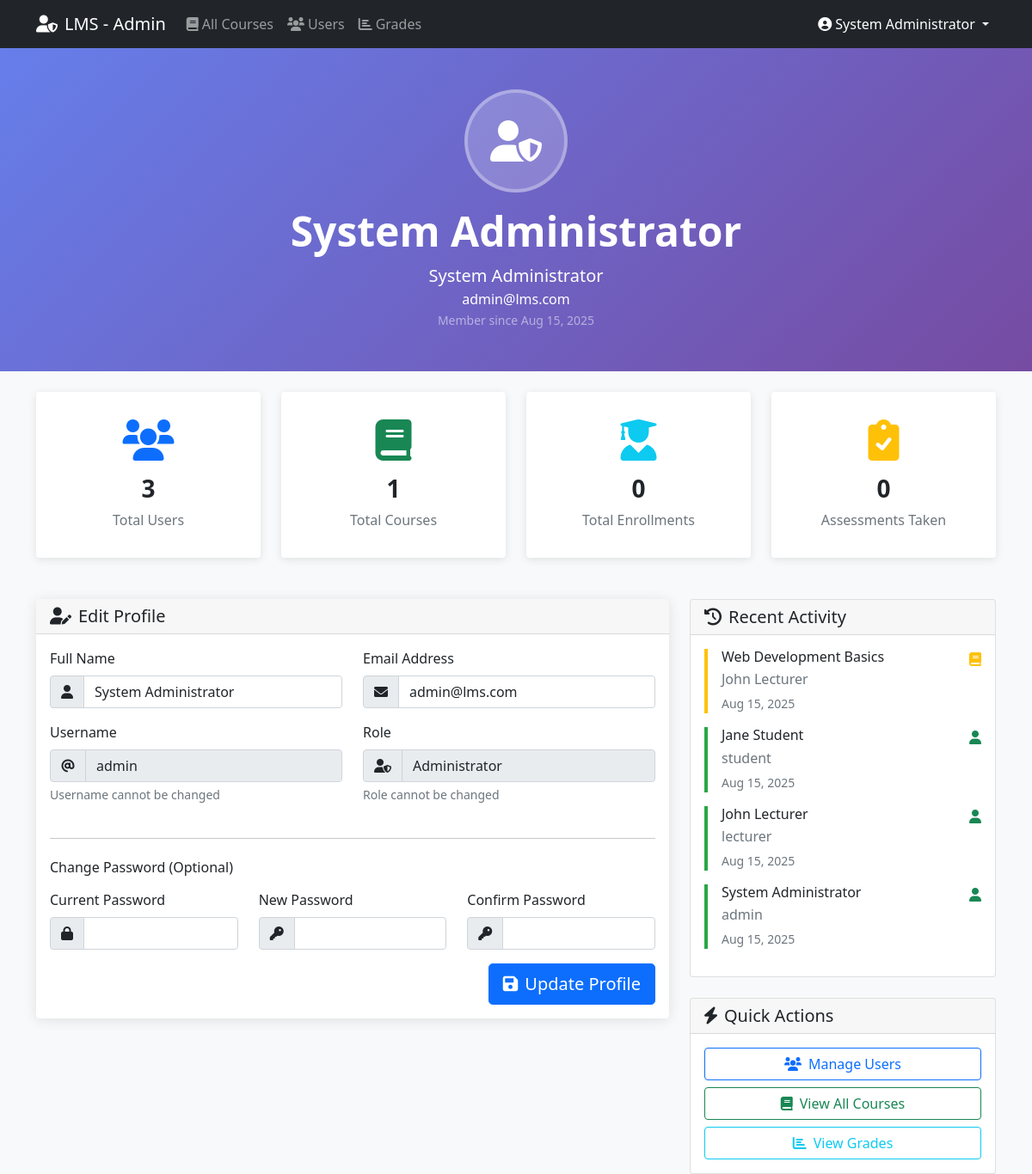
Screenshot of /admin/profile.php (signed in) with the database file from the repository.
### tables this page shows
CREATE TABLE users (
    id INT AUTO_INCREMENT PRIMARY KEY,
    username VARCHAR(50) UNIQUE NOT NULL,
    email VARCHAR(100) UNIQUE NOT NULL,
    password VARCHAR(255) NOT NULL,
    full_name VARCHAR(100) NOT NULL,
    role ENUM('student', 'lecturer', 'admin') NOT NULL,
    avatar VARCHAR(255) DEFAULT 'default-avatar.png',
    created_at TIMESTAMP DEFAULT CURRENT_TIMESTAMP,
    updated_at TIMESTAMP DEFAULT CURRENT_TIMESTAMP ON UPDATE CURRENT_TIMESTAMP
);

### config/config.php (called while the page is built, shortened)
<?php
try {
    $pdo = new PDO("mysql:host=" . DB_HOST . ";dbname=" . DB_NAME, DB_USERNAME, DB_PASSWORD);
    $pdo->setAttribute(PDO::ATTR_ERRMODE, PDO::ERRMODE_EXCEPTION);
    $pdo->setAttribute(PDO::ATTR_DEFAULT_FETCH_MODE, PDO::FETCH_ASSOC);
} catch(PDOException $e) {
    die("Connection failed: " . $e->getMessage());
}
function isLoggedIn() {
    return isset($_SESSION['user_id']);
}
function getCurrentUser() {
    global $pdo;
    $stmt = $pdo->prepare("SELECT * FROM users WHERE id = ?");
    $stmt->execute([$_SESSION['user_id']]);
    return $stmt->fetch();
}
function formatDate($date) {
    return date('M d, Y', strtotime($date));
}
?>

### admin/profile.php (the view, shortened to what this page needs)
<?php
require_once '../config/config.php';
$user = getCurrentUser();
$stats = [];
$stmt = $pdo->query("SELECT COUNT(*) as total FROM users");
$stats['total_users'] = $stmt->fetch()['total'];
$stmt = $pdo->query("SELECT COUNT(*) as total FROM courses");
$stats['total_courses'] = $stmt->fetch()['total'];
$stmt = $pdo->query("SELECT COUNT(*) as total FROM enrollments");
$stats['total_enrollments'] = $stmt->fetch()['total'];
$stmt = $pdo->query("SELECT COUNT(*) as total FROM test_results");
$stats['total_assessments'] = $stmt->fetch()['total'];
$stmt = $pdo->prepare("
    SELECT 'user' as type, full_name as title, role as subtitle, created_at as date
    FROM users
    WHERE created_at >= DATE_SUB(NOW(), INTERVAL 30 DAY)
    UNION ALL
    SELECT 'course' as type, c.title, u.full_name as subtitle, c.created_at as date
    FROM courses c
    JOIN users u ON c.lecturer_id = u.id
    WHERE c.created_at >= DATE_SUB(NOW(), INTERVAL 30 DAY)
    UNION ALL
    SELECT 'enrollment' as type, c.title, u.full_name as subtitle, e.enrollment_date as date
    FROM enrollments e
    JOIN courses c ON e.course_id = c.id
    JOIN users u ON e.student_id = u.id
    WHERE e.enrollment_date >= DATE_SUB(NOW(), INTERVAL 30 DAY)
    ORDER BY date DESC
    LIMIT 10
");
$stmt->execute();
$recent_activity = $stmt->fetchAll();
?>
<!DOCTYPE html>
<html lang="en">
<head>
    <link href="https://cdn.jsdelivr.net/npm/bootstrap@5.1.3/dist/css/bootstrap.min.css" rel="stylesheet">
    <link href="https://cdnjs.cloudflare.com/ajax/libs/font-awesome/6.0.0/css/all.min.css" rel="stylesheet">
</head>
<body class="bg-light">
    <nav class="navbar navbar-expand-lg navbar-dark bg-dark">
        <div class="container">
            <a class="navbar-brand" href="dashboard.php">
                <i class="fas fa-user-shield me-2"></i>LMS - Admin
            </a>
            <div class="collapse navbar-collapse" id="navbarNav">
                <ul class="navbar-nav me-auto">
                    <li class="nav-item">
                        <a class="nav-link" href="dashboard.php">
                            <i class="fas fa-book me-1"></i>All Courses
                        </a>
                    </li>
                    <li class="nav-item">
                        <a class="nav-link" href="users.php">
                            <i class="fas fa-users me-1"></i>Users
                        </a>
                    </li>
                    <li class="nav-item">
                        <a class="nav-link" href="grades.php">
                            <i class="fas fa-chart-bar me-1"></i>Grades
                        </a>
                    </li>
                </ul>
                <ul class="navbar-nav">
                    <li class="nav-item dropdown">
                        <a class="nav-link dropdown-toggle active" href="#" id="navbarDropdown" role="button" data-bs-toggle="dropdown">
                            <i class="fas fa-user-circle me-1"></i><?php echo htmlspecialchars($user['full_name']); ?>
                        </a>
                    </li>
                </ul>
            </div>
        </div>
    </nav>
    <section class="profile-header">
        <div class="container text-center">
            <div class="profile-avatar">
                <i class="fas fa-user-shield"></i>
            </div>
            <h1 class="display-5 fw-bold mt-3 mb-2"><?php echo htmlspecialchars($user['full_name']); ?></h1>
            <p class="lead mb-0">System Administrator</p>
            <p class="mb-0"><?php echo htmlspecialchars($user['email']); ?></p>
            <small class="text-white-50">Member since <?php echo formatDate($user['created_at']); ?></small>
        </div>
    </section>
    <div class="container mt-4">
        <div class="row g-4 mb-5">
            <div class="col-md-3">
                <div class="card stat-card text-center p-3">
                    <div class="card-body">
                        <i class="fas fa-users fa-3x text-primary mb-3"></i>
                        <h3 class="fw-bold"><?php echo $stats['total_users']; ?></h3>
                        <p class="text-muted mb-0">Total Users</p>
                    </div>
                </div>
            </div>
            <div class="col-md-3">
                <div class="card stat-card text-center p-3">
                    <div class="card-body">
                        <i class="fas fa-book fa-3x text-success mb-3"></i>
                        <h3 class="fw-bold"><?php echo $stats['total_courses']; ?></h3>
                        <p class="text-muted mb-0">Total Courses</p>
                    </div>
                </div>
            </div>
            <div class="col-md-3">
                <div class="card stat-card text-center p-3">
                    <div class="card-body">
                        <i class="fas fa-user-graduate fa-3x text-info mb-3"></i>
                        <h3 class="fw-bold"><?php echo $stats['total_enrollments']; ?></h3>
                        <p class="text-muted mb-0">Total Enrollments</p>
                    </div>
                </div>
            </div>
            <div class="col-md-3">
                <div class="card stat-card text-center p-3">
                    <div class="card-body">
                        <i class="fas fa-clipboard-check fa-3x text-warning mb-3"></i>
                        <h3 class="fw-bold"><?php echo $stats['total_assessments']; ?></h3>
                        <p class="text-muted mb-0">Assessments Taken</p>
                    </div>
                </div>
            </div>
        </div>
        <div class="row">
            <div class="col-lg-8">
                <div class="card form-card">
                    <div class="card-header">
                        <h5 class="mb-0"><i class="fas fa-user-edit me-2"></i>Edit Profile</h5>
                    </div>
                    <div class="card-body">
                        <form method="POST">
                            <div class="row">
                                <div class="col-md-6 mb-3">
                                    <label for="full_name" class="form-label">Full Name</label>
                                    <div class="input-group">
                                        <span class="input-group-text"><i class="fas fa-user"></i></span>
                                        <input type="text" class="form-control" id="full_name" name="full_name"
                                               value="<?php echo htmlspecialchars($user['full_name']); ?>" required>
                                    </div>
                                </div>
                                <div class="col-md-6 mb-3">
                                    <label for="email" class="form-label">Email Address</label>
                                    <div class="input-group">
                                        <span class="input-group-text"><i class="fas fa-envelope"></i></span>
                                        <input type="email" class="form-control" id="email" name="email"
                                               value="<?php echo htmlspecialchars($user['email']); ?>" required>
                                    </div>
                                </div>
                            </div>
                            <div class="row">
                                <div class="col-md-6 mb-3">
                                    <label for="username" class="form-label">Username</label>
                                    <div class="input-group">
                                        <span class="input-group-text"><i class="fas fa-at"></i></span>
                                        <input type="text" class="form-control" value="<?php echo htmlspecialchars($user['username']); ?>" disabled>
                                    </div>
                                    <div class="form-text">Username cannot be changed</div>
                                </div>
                                <div class="col-md-6 mb-3">
                                    <label for="role" class="form-label">Role</label>
                                    <div class="input-group">
                                        <span class="input-group-text"><i class="fas fa-user-shield"></i></span>
                                        <input type="text" class="form-control" value="Administrator" disabled>
                                    </div>
                                    <div class="form-text">Role cannot be changed</div>
                                </div>
                            </div>
                            <hr class="my-4">
                            <h6 class="mb-3">Change Password (Optional)</h6>
                            <div class="row">
                                <div class="col-md-4 mb-3">
                                    <label for="current_password" class="form-label">Current Password</label>
                                    <div class="input-group">
                                        <span class="input-group-text"><i class="fas fa-lock"></i></span>
                                        <input type="password" class="form-control" id="current_password" name="current_password">
                                    </div>
                                </div>
                                <div class="col-md-4 mb-3">
                                    <label for="new_password" class="form-label">New Password</label>
                                    <div class="input-group">
                                        <span class="input-group-text"><i class="fas fa-key"></i></span>
                                        <input type="password" class="form-control" id="new_password" name="new_password">
                                    </div>
                                </div>
                                <div class="col-md-4 mb-3">
                                    <label for="confirm_password" class="form-label">Confirm Password</label>
                                    <div class="input-group">
                                        <span class="input-group-text"><i class="fas fa-key"></i></span>
                                        <input type="password" class="form-control" id="confirm_password" name="confirm_password">
                                    </div>
                                </div>
                            </div>
                            <div class="text-end">
                                <button type="submit" class="btn btn-primary btn-lg">
                                    <i class="fas fa-save me-2"></i>Update Profile
                                </button>
                            </div>
                        </form>
                    </div>
                </div>
            </div>
            <div class="col-lg-4">
                <div class="card">
                    <div class="card-header">
                        <h5 class="mb-0"><i class="fas fa-history me-2"></i>Recent Activity</h5>
                    </div>
                    <div class="card-body">
                        <?php if (empty($recent_activity)): ?>
                            <p class="text-muted text-center py-3">No recent activity</p>
                        <?php else: ?>
                            <?php foreach ($recent_activity as $activity): ?>
                                <div class="activity-item activity-<?php echo $activity['type']; ?>">
                                    <div class="d-flex justify-content-between align-items-start">
                                        <div>
                                            <h6 class="mb-1"><?php echo htmlspecialchars($activity['title']); ?></h6>
                                            <p class="text-muted mb-1"><?php echo htmlspecialchars($activity['subtitle']); ?></p>
                                            <small class="text-muted"><?php echo formatDate($activity['date']); ?></small>
                                        </div>
                                        <div>
                                            <?php if ($activity['type'] === 'user'): ?>
                                                <i class="fas fa-user text-success"></i>
                                            <?php elseif ($activity['type'] === 'course'): ?>
                                                <i class="fas fa-book text-warning"></i>
                                            <?php else: ?>
                                                <i class="fas fa-user-plus text-danger"></i>
                                            <?php endif; ?>
                                        </div>
                                    </div>
                                </div>
                            <?php endforeach; ?>
                        <?php endif; ?>
                    </div>
                </div>
                <div class="card mt-4">
                    <div class="card-header">
                        <h5 class="mb-0"><i class="fas fa-bolt me-2"></i>Quick Actions</h5>
                    </div>
                    <div class="card-body">
                        <div class="d-grid gap-2">
                            <a href="users.php" class="btn btn-outline-primary">
                                <i class="fas fa-users me-2"></i>Manage Users
                            </a>
                            <a href="dashboard.php" class="btn btn-outline-success">
                                <i class="fas fa-book me-2"></i>View All Courses
                            </a>
                            <a href="grades.php" class="btn btn-outline-info">
                                <i class="fas fa-chart-bar me-2"></i>View Grades
                            </a>
                        </div>
                    </div>
                </div>
            </div>
        </div>
    </div>
</body>
</html>

### admin/profile.php (style rules this page uses)
.profile-header { background: linear-gradient(135deg, #667eea 0%, #764ba2 100%); color: white; padding: 3rem 0; }
.profile-avatar { width: 120px; height: 120px; border-radius: 50%; background: rgba(255,255,255,0.2); display: flex; align-items: center; justify-content: center; font-size: 3rem; margin: 0 auto; border: 4px solid rgba(255,255,255,0.3); }
.stat-card { border: none; box-shadow: 0 2px 10px rgba(0,0,0,0.1); transition: transform 0.3s; }
.form-card { border: none; box-shadow: 0 2px 15px rgba(0,0,0,0.1); }
.activity-item { border-left: 4px solid #007bff; padding-left: 1rem; margin-bottom: 1rem; }
.activity-user { border-left-color: #28a745; }
.activity-course { border-left-color: #ffc107; }

### rows the page displays
users: full_name "System Administrator", email "admin@lms.com", created_at "Aug 15, 2025", username "admin"

### other values shown
$stats['total_users'] "3"
$stats['total_courses'] "1"
$stats['total_enrollments'] "0"
$stats['total_assessments'] "0"
$activity['title'] "Web Development Basics"
$activity['subtitle'] "John Lecturer"
formatDate($activity['date']) "Aug 15, 2025"
$activity['title'] "Jane Student"
$activity['subtitle'] "student"
$activity['title'] "John Lecturer"
$activity['subtitle'] "lecturer"
$activity['title'] "System Administrator"
$activity['subtitle'] "admin"
